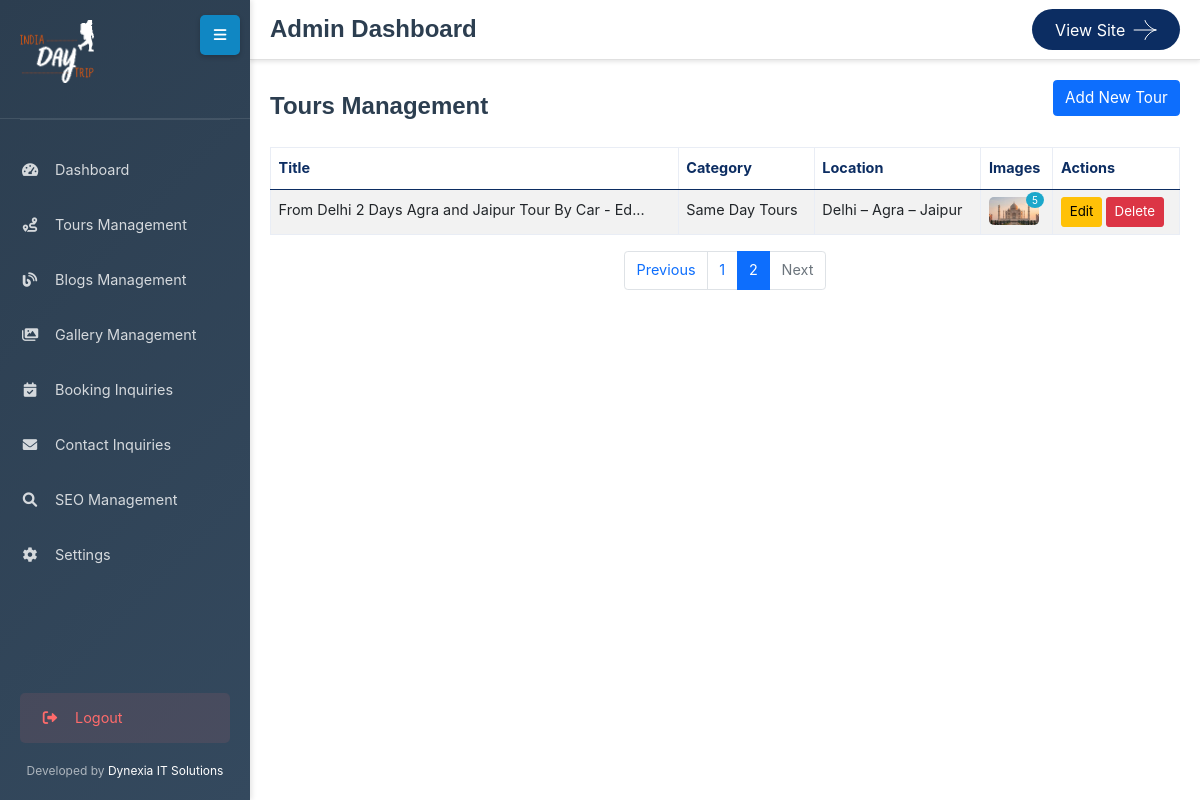
Page /admin/tours.php?page=2 (signed in) on the earlier database version.
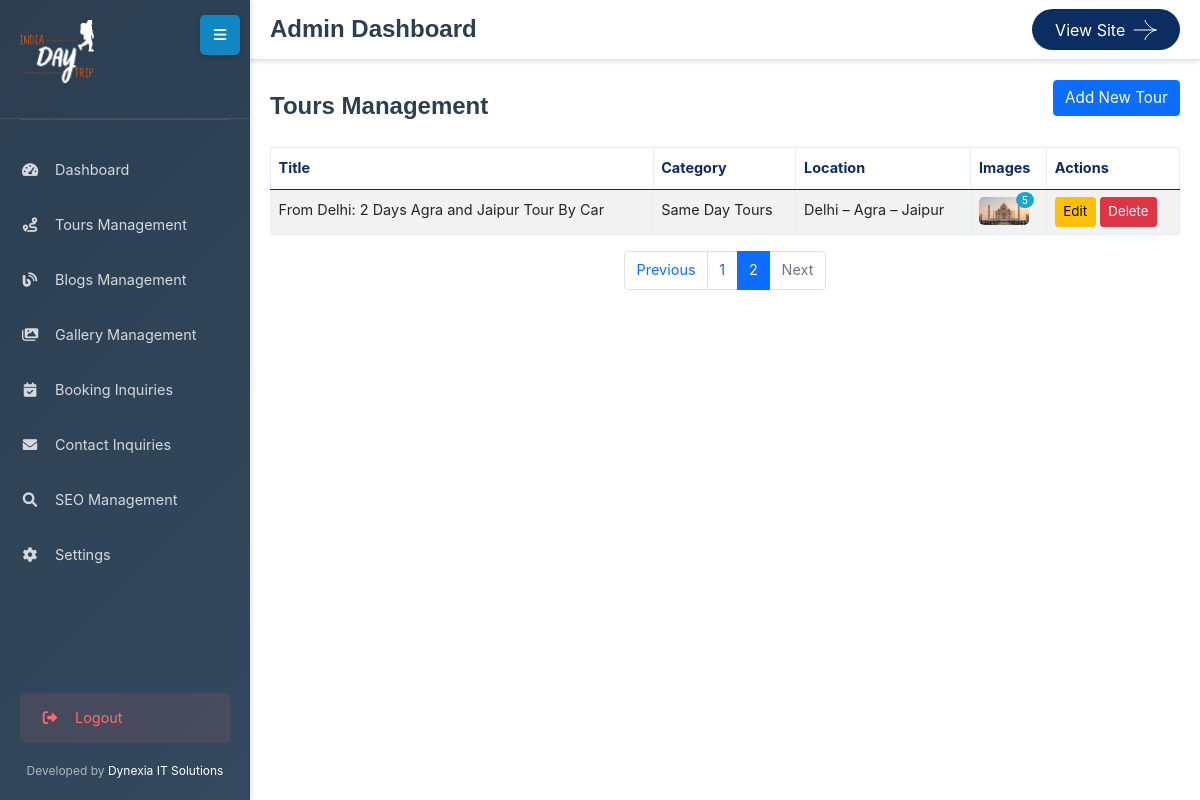
Same page on the later database version.
### tables this page shows
CREATE TABLE `tours` (
  `id` int(11) NOT NULL,
  `title` varchar(255) NOT NULL,
  `slug` varchar(255) NOT NULL,
  `description` text DEFAULT NULL,
  `highlights` longtext DEFAULT NULL CHECK (json_valid(`highlights`)),
  `included` longtext DEFAULT NULL CHECK (json_valid(`included`)),
  `excluded` longtext DEFAULT NULL CHECK (json_valid(`excluded`)),
  `itinerary` longtext DEFAULT NULL CHECK (json_valid(`itinerary`)),
  `pricing` decimal(10,2) DEFAULT NULL,
  `images` longtext DEFAULT NULL CHECK (json_valid(`images`)),
  `dates` longtext DEFAULT NULL CHECK (json_valid(`dates`)),
  `availability` int(11) DEFAULT 0,
  `category_id` int(11) DEFAULT NULL,
  `location` varchar(255) DEFAULT NULL,
  `duration` varchar(50) DEFAULT NULL,
  `rating` decimal(3,2) DEFAULT 5.00,
  `view_count` int(11) DEFAULT 0,
  `created_at` timestamp NOT NULL DEFAULT current_timestamp(),
  `updated_at` timestamp NOT NULL DEFAULT current_timestamp() ON UPDATE current_timestamp(),
  `meta_title` varchar(255) DEFAULT NULL,
  `meta_description` text DEFAULT NULL,
  `meta_keywords` text DEFAULT NULL,
  `canonical_url` varchar(500) DEFAULT NULL,
  `robots_meta` varchar(100) DEFAULT 'INDEX,FOLLOW',
  `og_title` varchar(255) DEFAULT NULL,
  `og_description` text DEFAULT NULL,
  `og_image` varchar(500) DEFAULT NULL,
  `twitter_title` varchar(255) DEFAULT NULL,
  `twitter_description` text DEFAULT NULL,
  `twitter_image` varchar(500) DEFAULT NULL,
  `schema_markup` longtext DEFAULT NULL,
  `internal_items` longtext DEFAULT NULL,
  `included_points` longtext DEFAULT NULL,
  `excluded_points` longtext DEFAULT NULL,
  `faq` longtext DEFAULT NULL,
  `show_price` tinyint(1) DEFAULT 1,
  `schemas` longtext DEFAULT NULL
);

CREATE TABLE `categories` (
  `id` int(11) NOT NULL,
  `name` varchar(100) NOT NULL,
  `description` text DEFAULT NULL,
  `type` enum('tour','blog') NOT NULL,
  `created_at` timestamp NOT NULL DEFAULT current_timestamp()
);

### functions.php (called while the page is built, shortened)
<?php
function startSessionIfPossible() {
    if (session_status() === PHP_SESSION_ACTIVE) {
        return true;
    }
    return session_status() === PHP_SESSION_ACTIVE;
}
function generateCSRFToken() {
    return $_SESSION['csrf_token'];
}
?>

### admin/tours.php (the view, shortened to what the changed rows need)
<?php
require_once '../config.php';
?>
<!DOCTYPE html>
<html lang="en">
<head>
    <link rel="stylesheet" href="../assets/css/bootstrap.min.css">
    <link rel="stylesheet" href="../assets/css/fontawesome.min.css">
    <link rel="stylesheet" href="../assets/css/magnific-popup.min.css">
    <link rel="stylesheet" href="../assets/css/swiper-bundle.min.css">
    <link rel="stylesheet" href="../assets/css/style.css">
    <link rel="stylesheet" href="https://cdnjs.cloudflare.com/ajax/libs/cropperjs/1.5.12/cropper.min.css">
    <link href="https://cdn.jsdelivr.net/npm/quill@1.3.7/dist/quill.snow.css" rel="stylesheet">
</head>
<body>
    <?php include 'header.php'; ?>
    <div class="main-content">
        <div class="content-wrapper">
            <div class="d-flex mb-3 justify-content-between align-items-center">
                <h1 class="page-title">Tours Management</h1>
                <button type="button" class="btn btn-primary mb-3" onclick="openAddModal()" aria-label="Add new tour">Add New Tour</button> </div>
                <table class="table table-striped">
                    <thead>
                        <tr>
                            <th>Title</th>
                            <th>Category</th>
                            <th>Location</th>
                            <th>Images</th>
                            <th>Actions</th>
                        </tr>
                    </thead>
                    <tbody>
                        <?php
                        $currentPage = max(1, (int)($_GET['page'] ?? 1));
                        $perPage = 20;
                        $totalItems = (int)$pdo->query("SELECT COUNT(*) FROM tours")->fetchColumn();
                        $pagination = getPaginationInfo($currentPage, $totalItems, $perPage);
                        $stmt = $pdo->prepare("SELECT t.*, c.name as category_name FROM tours t LEFT JOIN categories c ON t.category_id = c.id ORDER BY t.created_at DESC LIMIT ? OFFSET ?");
                        $stmt->bindValue(1, (int)$pagination['per_page'], PDO::PARAM_INT);
                        $stmt->bindValue(2, (int)$pagination['offset'], PDO::PARAM_INT);
                        $stmt->execute();
                        $csrfToken = urlencode(generateCSRFToken());
                        while ($row = $stmt->fetch()) {
                            $truncatedTitle = strlen($row['title']) > 50 ? substr($row['title'], 0, 50) . '...' : $row['title'];
                            $truncatedLocation = strlen($row['location']) > 30 ? substr($row['location'], 0, 30) . '...' : $row['location'];
                            echo "<tr>
                                <td>{$truncatedTitle}</td>
                                <td>{$row['category_name']}</td>
                                <td>{$truncatedLocation}</td>
                                <td>";
                            $images = json_decode($row['images'], true);
                            if ($images && is_array($images) && count($images) > 0) {
                                $firstImg = $images[0];
                                if (strpos($firstImg, 'tours-image/') === 0 || strpos($firstImg, 'tours-image\\') === 0) {
                                    $imgPath = '../assets/img/' . $firstImg;
                                } else {
                                    $imgPath = '../assets/img/tours-image/' . $firstImg;
                                }
                                $count = count($images);
                                if ($count >= 20) {
                                    $badge = '20+';
                                } elseif ($count >= 10) {
                                    $badge = '10+';
                                } else {
                                    $badge = $count;
                                }
                                echo "<div style='display:inline-block; position:relative;'>";
                                echo "<img src='{$imgPath}' width='50' height='50' style='border-radius:5px;'>";
                                echo "<span class='badge badge-info' style='position:absolute; top:-5px; right:-5px; font-size:10px; padding:3px 6px;'>{$badge}</span>";
                                echo "</div>";
                            } else {
                                echo 'No images';
                            }
                            echo "</td>
                                <td>
                                    <a href='#' onclick='openEditModal(" . $row['id'] . "); return false;' class='btn btn-sm btn-warning'>Edit</a>
                                    <a href='?action=delete&id={$row['id']}&csrf_token={$csrfToken}' class='btn btn-sm btn-danger' onclick='return confirm(\"Delete this tour?\")'>Delete</a>
                                </td>
                            </tr>";
                        }
                        ?>
                    </tbody>
                </table>
            </div>
        </div>
</body>
</html>

Differences in the rows shown:
changed tours "Delhi – Agra – Jaipur": title "From Delhi 2 Days Agra and Jaipur Tour By Car - Ed..." → "From Delhi: 2 Days Agra and Jaipur Tour By Car"
